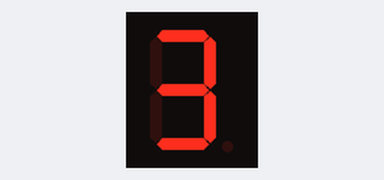
The sketch below on a simulated Arduino Uno, built with avr-gcc and run on an emulated ATmega328P. On the bench: 1-digit seven-segment display. Wiring (inferred from the names in the program): 1-digit 7-segment display, segments lit when LOW: segments pin 2, pin 3, pin 4, pin 5, pin 6, pin 7, pin 8. The segment pins are drawn as the display they are named for.

Above: at 0.1 s.
At 1.1 s:
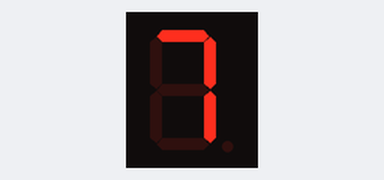
At 2.1 s:
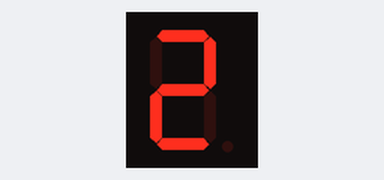
At 3.1 s:
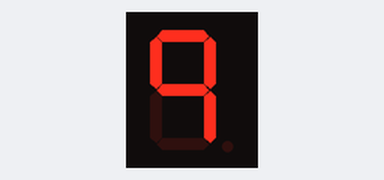

Measured:
- by itself, everything shown: repeats every 5.0 s, in 4 steps
- what the display in image 1 shows lasts 1.0 s, from 1.0 s to 2.0 s
- what the display in image 3 shows lasts 2.0 s, from 3.0 s to 5.0 s

The sketch:

segment.ino
```cpp
int a = 2;
int b = 3;
int c = 4;
int d = 5;
int e = 6;
int f = 7;
int g = 8;

void dpDigit(int dg) {
    switch (dg) {
        case 2:
            digitalWrite(a, LOW);
            digitalWrite(b, LOW);
            digitalWrite(c, HIGH);
            digitalWrite(d, LOW);
            digitalWrite(e, LOW);
            digitalWrite(f, HIGH);
            digitalWrite(g, LOW);
            break;
        case 3:
            digitalWrite(a, LOW);
            digitalWrite(b, LOW);
            digitalWrite(c, LOW);
            digitalWrite(d, LOW);
            digitalWrite(e, HIGH);
            digitalWrite(f, HIGH);
            digitalWrite(g, LOW);
            break;
        case 7:
            digitalWrite(a, LOW);
            digitalWrite(b, LOW);
            digitalWrite(c, LOW);
            digitalWrite(d, HIGH);
            digitalWrite(e, HIGH);
            digitalWrite(f, HIGH);
            digitalWrite(g, HIGH);
            break;
        case 9:
            digitalWrite(a, LOW);
            digitalWrite(b, LOW);
            digitalWrite(c, LOW);
            digitalWrite(d, HIGH);
            digitalWrite(e, HIGH);
            digitalWrite(f, LOW);
            digitalWrite(g, LOW);
            break;
        default:
            break;
    }
}

void setup() {

    pinMode(a, OUTPUT);
    pinMode(b, OUTPUT);
    pinMode(c, OUTPUT);
    pinMode(d, OUTPUT);
    pinMode(e, OUTPUT);
    pinMode(f, OUTPUT);
    pinMode(g, OUTPUT);
    digitalWrite(a, HIGH);
    digitalWrite(b, HIGH);
    digitalWrite(c, HIGH);
    digitalWrite(d, HIGH);
    digitalWrite(e, HIGH);
    digitalWrite(f, HIGH);
    digitalWrite(g, HIGH);
}

void loop() {

    dpDigit(3);
    delay(1000);
    dpDigit(7);
    delay(1000);
    dpDigit(2);
    delay(1000);
    dpDigit(9);
    delay(1000);
    dpDigit(9);
    delay(1000);
}
```
